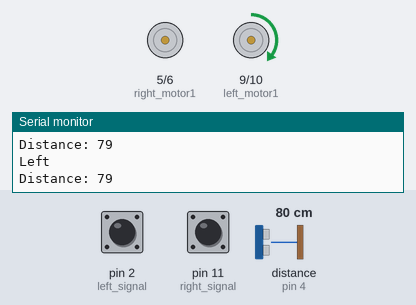
A sketch run on a simulated Arduino Uno, built with avr-gcc and run on an emulated ATmega328P. Parts: motor-driver pin pairs drawn as motors (green arrow = first pin HIGH = forward, orange = second pin HIGH = backward, longer = more drive, scaled by the enable pin), the last lines printed to the serial monitor. Wiring (inferred from the names in the program): ultrasonic range finder: trigger pin 3; echo pin 4. Inputs (shaded band) come from the test bench; at power-on: distance to the obstacle (sensor on pin 4) 80 cm, pin 2 (left_signal) HIGH, pin 11 (right_signal) LOW. The echo pulse lasts 58.3 µs per cm.

Above: at 1.2 s.
1.3 s: distance to the obstacle (sensor on pin 4) set to 12 cm
2.8 s: distance to the obstacle (sensor on pin 4) set to 9 cm
At 3.4 s:
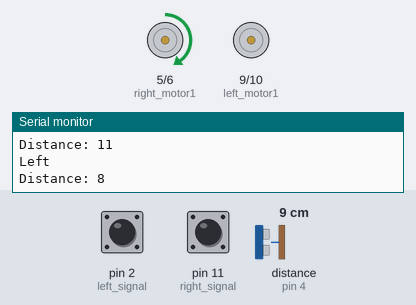
5.8 s: distance to the obstacle (sensor on pin 4) set to 120 cm
8.8 s: pin 2 (left_signal) pulled LOW for 0.15 s
At 8.9 s:
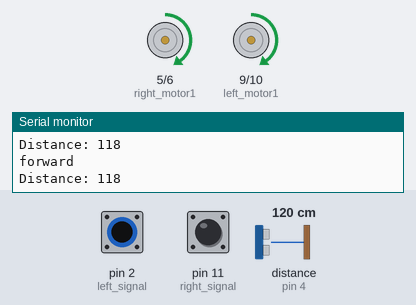
10.4 s: pin 11 (right_signal) pulled HIGH for 0.15 s
At 11.6 s:
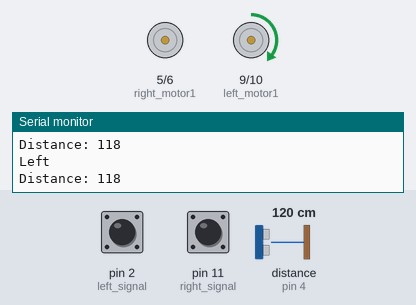
13.5 s: pin 11 (right_signal) pulled HIGH for 3.2 s
At 14.5 s:
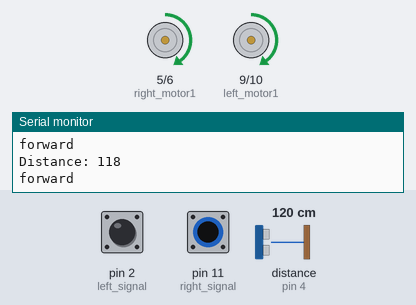
Timing chart, 0 to 18.2 s (numbered marks = the images above; inputs shaded):
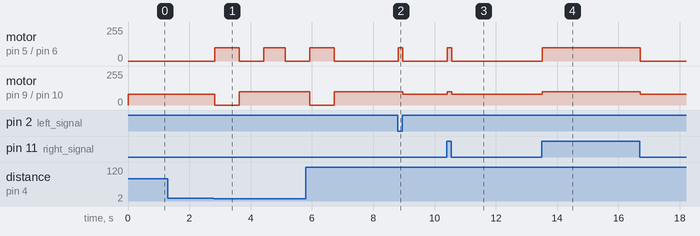

Measured:
- the behaviour switches between 11 and 10 cm on distance to the obstacle (sensor on pin 4) (found by bisection; images 0 and 1)
- after the input at 2.8 s, motor on pin 5 (right_motor1) / pin 6 (right_motor2): alternates forward 100/255 for 0.75 s and stopped for 0.80 s, starting at once; motor on pin 9 (left_motor1) / pin 10 (left_motor2): forward 80/255 → stopped at once, → forward 100/255 0.80 s later
- after the input at 8.8 s, motor on pin 5 (right_motor1) / pin 6 (right_motor2): stopped → forward 100/255 at once, → stopped 0.15 s later; motor on pin 9 (left_motor1) / pin 10 (left_motor2): forward 100/255 → forward 80/255 after 0.17 s
- after the input at 10.4 s, motor on pin 5 (right_motor1) / pin 6 (right_motor2): stopped → forward 100/255 at once, → stopped 0.15 s later; motor on pin 9 (left_motor1) / pin 10 (left_motor2): forward 80/255 → forward 100/255 at once, → forward 80/255 0.15 s later
- after the input at 13.5 s, motor on pin 5 (right_motor1) / pin 6 (right_motor2): stopped → forward 100/255 at once, → stopped 3.2 s later; motor on pin 9 (left_motor1) / pin 10 (left_motor2): forward 80/255 → forward 100/255 at once, → forward 80/255 3.2 s later

The sketch:

RC_app.ino
```cpp
/*
 * @author: Ahmed Mohammed Bakr
 * Linkedin: https://www.linkedin.com/in/ahmed-mohammed-bakr/
 */

int enLeft = 7;
int enRight = 8;
int right_motor1 = 5;
int right_motor2 = 6;
int left_motor1 = 9;
int left_motor2 = 10;
int right_signal = 11;
int left_signal = 2;
int trig = 3;
int echo = 4;
int duration;
int distance;

void setup() {
    pinMode(right_motor1, OUTPUT);
    pinMode(left_motor1, OUTPUT);
    pinMode(right_motor2, OUTPUT);
    pinMode(left_motor2, OUTPUT);
    pinMode(enLeft, OUTPUT);
    pinMode(enRight, OUTPUT);
    pinMode(right_signal, INPUT);
    pinMode(left_signal, INPUT);
    pinMode(trig, OUTPUT);
    pinMode(echo, INPUT);
    Serial.begin(9600);
}

void loop() {
    digitalWrite(enLeft, HIGH);
    digitalWrite(enRight, HIGH);
    digitalWrite(trig, LOW);
    delayMicroseconds(2);
    digitalWrite(trig, HIGH);
    delayMicroseconds(10);
    digitalWrite(trig, LOW);
    duration = pulseIn(echo, HIGH);
    distance = duration * 0.034 / 2;
    Serial.print("Distance: ");
    Serial.println(distance);

    if (distance <= 9) {
        analogWrite(right_motor1, 100);
        digitalWrite(left_motor1, LOW);
        digitalWrite(right_motor2, LOW);
        digitalWrite(left_motor2, LOW);
        delay(800);

        digitalWrite(right_motor1, LOW);
        analogWrite(left_motor1, 100);
        digitalWrite(right_motor2, LOW);
        digitalWrite(left_motor2, LOW);
        delay(800);

        analogWrite(right_motor1, 100);
        analogWrite(left_motor1, 100);
        digitalWrite(right_motor2, LOW);
        digitalWrite(left_motor2, LOW);
        delay(700);

        digitalWrite(right_motor1, LOW);
        analogWrite(left_motor1, 100);
        digitalWrite(right_motor2, LOW);
        digitalWrite(left_motor2, LOW);
        delay(800);

        analogWrite(right_motor1, 100);
        digitalWrite(left_motor1, LOW);
        digitalWrite(right_motor2, LOW);
        digitalWrite(left_motor2, LOW);
        delay(800);
    } else {
        if (digitalRead(right_signal) == HIGH && digitalRead(left_signal) == LOW) {
            analogWrite(left_motor1, 0);
            analogWrite(right_motor1, 80);
            digitalWrite(right_motor2, LOW);
            digitalWrite(left_motor2, LOW);
            Serial.println("Right");
        } else if (digitalRead(left_signal) == HIGH && digitalRead(right_signal) == LOW) {
            analogWrite(left_motor1, 80);
            analogWrite(right_motor1, 0);
            digitalWrite(right_motor2, LOW);
            digitalWrite(left_motor2, LOW);
            Serial.println("Left");
        } else {
            analogWrite(right_motor1, 100);
            analogWrite(left_motor1, 100);
            digitalWrite(right_motor2, LOW);
            digitalWrite(left_motor2, LOW);
            Serial.println("forward");
        }
    }
}
```
